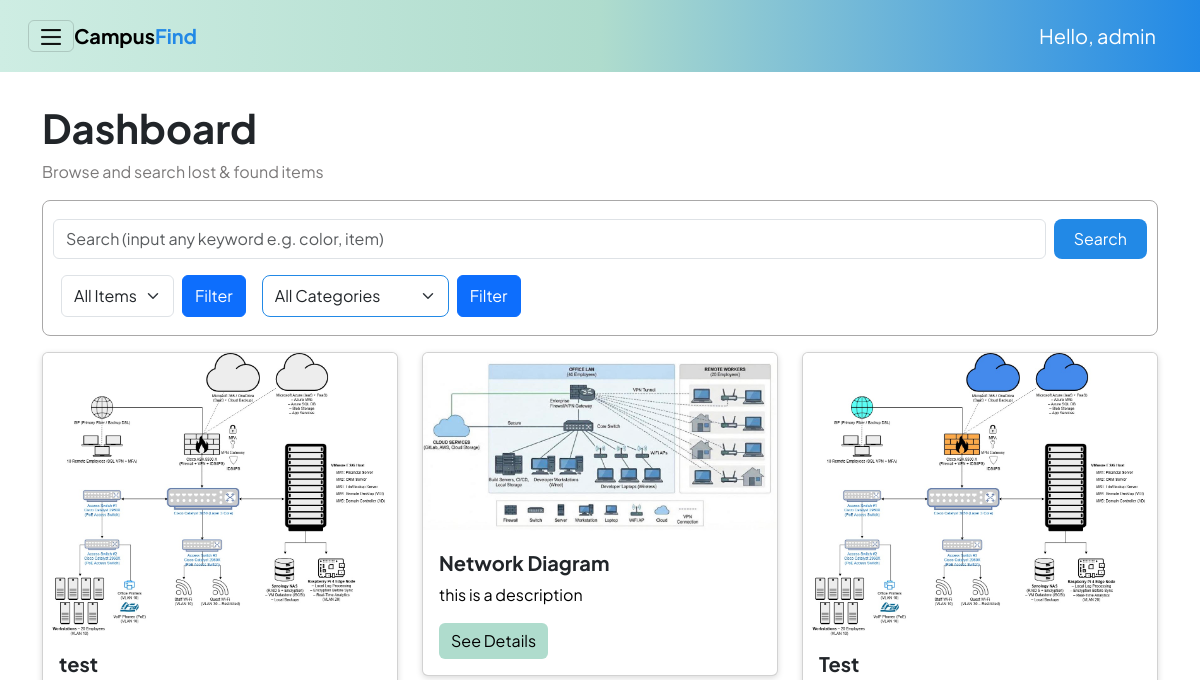
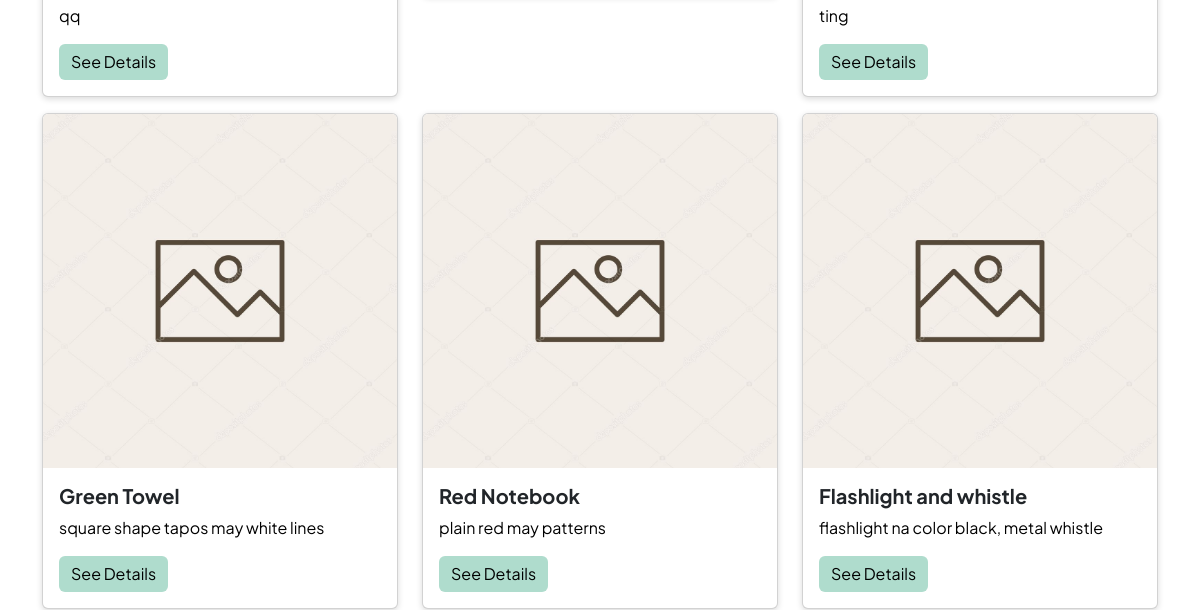
Before: /interfaces/users/dashboard_user.php (signed in, upper part) with the older database file (2 pictures, top to bottom).
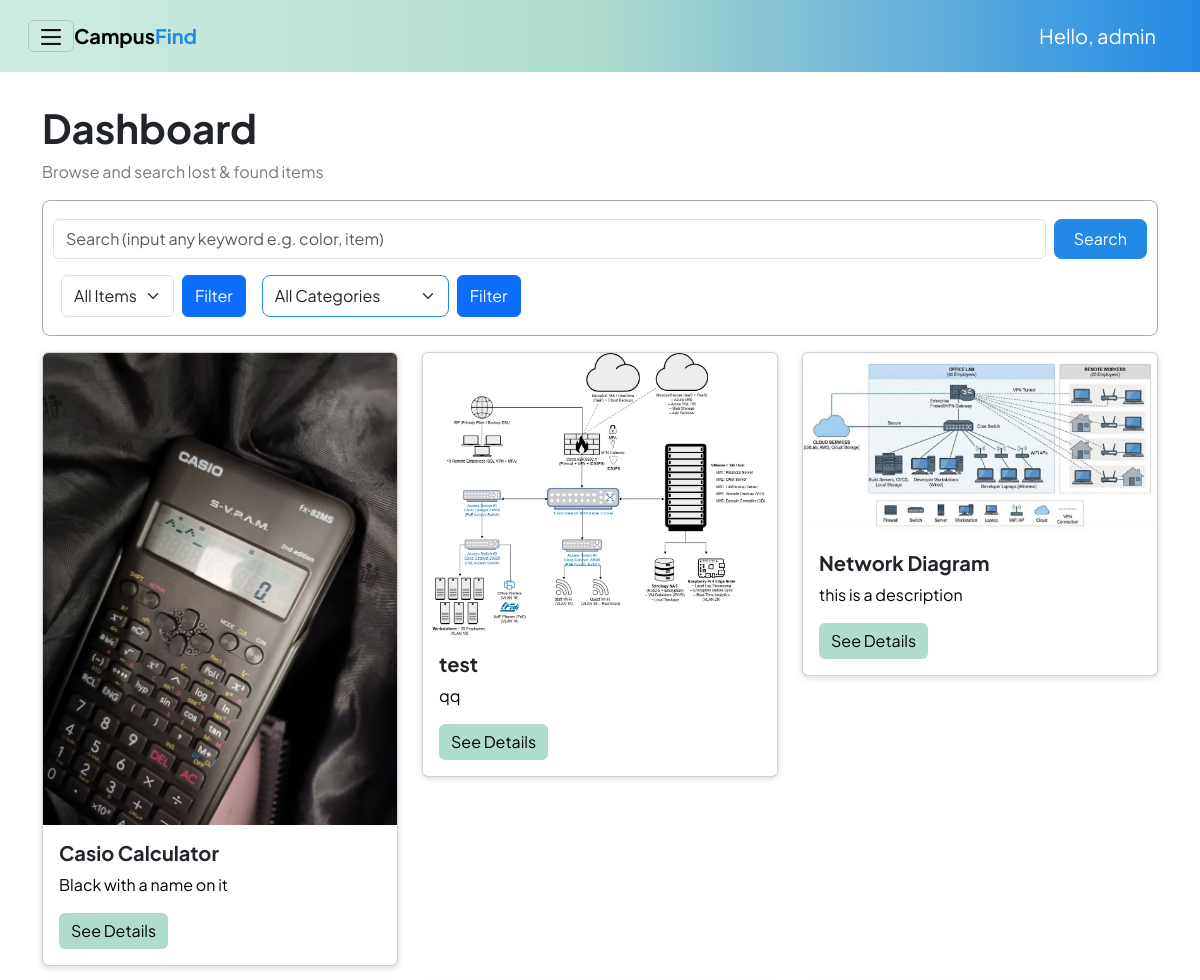
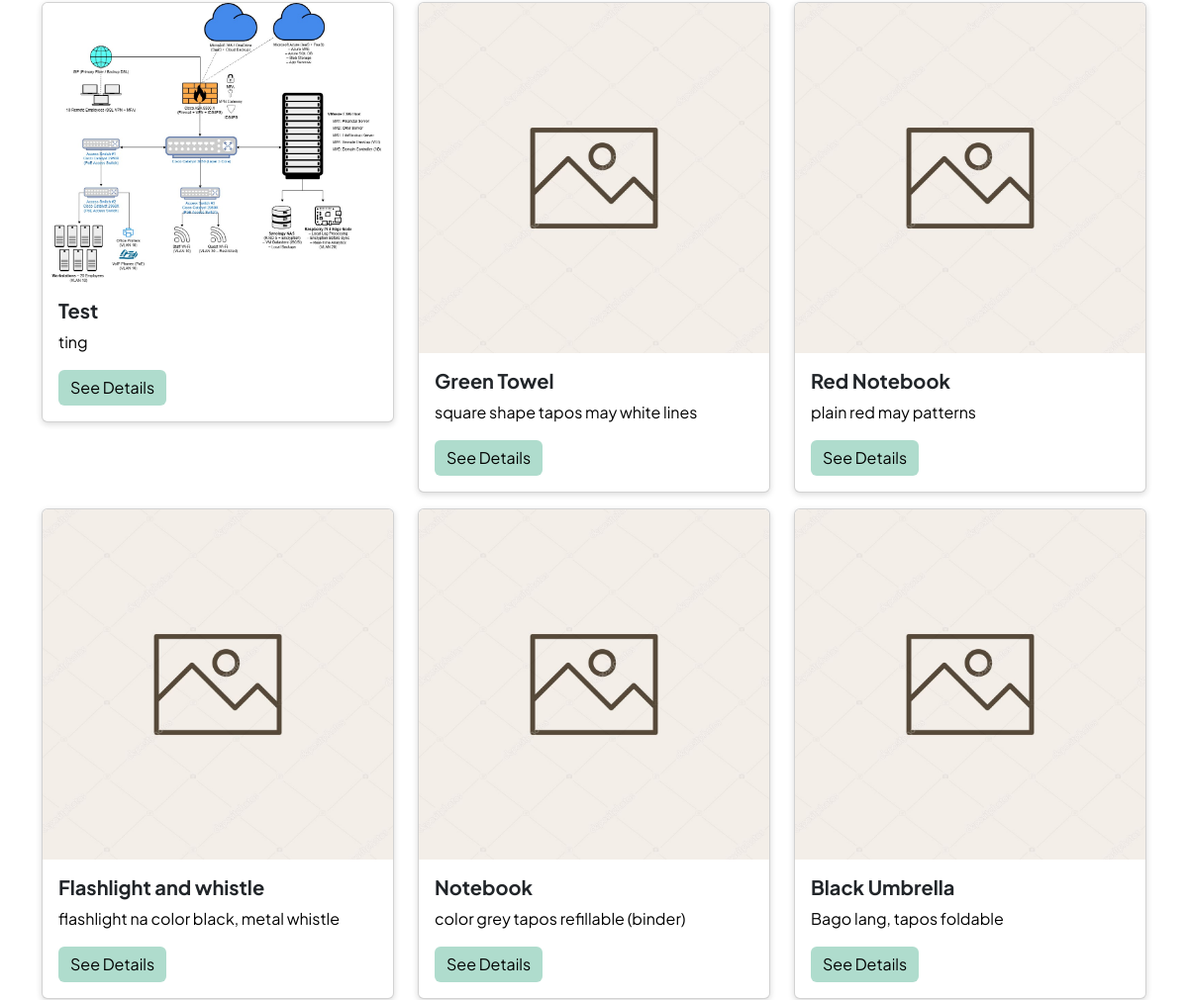
After: the same page with the newer database file (2 pictures, top to bottom).
### tables this page shows
CREATE TABLE items (
        id INTEGER PRIMARY KEY AUTOINCREMENT,
        user_id INTEGER NOT NULL,
        title TEXT NOT NULL,
        description TEXT,
        item_status TEXT NOT NULL,     -- 'lost' or 'found'
        category_id INTEGER,
        location_lost TEXT,
        location_found TEXT,
        date_lost_or_found DATE,
        current_location TEXT,
        image_path TEXT,
        created_at DATETIME DEFAULT CURRENT_TIMESTAMP,
        -- updated_at DATETIME DEFAULT CURRENT_TIMESTAMP,
        claimed_by_user_id INTEGER,
        claimed_at DATETIME,

        FOREIGN KEY (user_id) REFERENCES users(id) ON DELETE CASCADE,
        FOREIGN KEY (claimed_by_user_id) REFERENCES users(id) ON DELETE SET NULL,
        FOREIGN KEY (category_id) REFERENCES categories(id)
    );

### interfaces/users/dashboard_user.php (the view, shortened to what this page needs)
<?php
$admin = $_SESSION["user"];
$db = get_db();
$sql = "SELECT * FROM items";
$sql .= " ORDER BY id DESC";
?>
<!DOCTYPE html>
<html lang="en">
<head>
    <link rel="stylesheet" href="../../reusable/header.css">
    <link rel="stylesheet" href="../../reusable/cards.css">
    <link href="https://cdn.jsdelivr.net/npm/bootstrap@5.3.8/dist/css/bootstrap.min.css" rel="stylesheet">
</head>
<body class="m-0 border-0 bd-example">
<nav class="navbar p-3 sticky-top">
    <div class="container-fluid">
        <button class="navbar-toggler" type="button" data-bs-toggle="offcanvas"
                data-bs-target="#offcanvasWithBothOptions" aria-controls="offcanvasWithBothOptions"
                aria-expanded="false" aria-label="Toggle navigation">
            <img src="/assets/hamburger.png" alt="hamburger icon" width="20px" height="20px">
        </button>
        <strong><a class="navbar-brand me-auto" href="#">Campus<span class = "find">Find</a></strong>
        <a class="navbar-brand ms-auto text-white" href="#">Hello, <?php echo htmlspecialchars($admin["username"]); ?></a>
    </div>
</nav>
<div class="container my-3">
        <section class = "heroSection pt-3">
            <h1><strong>Dashboard</strong></h1>
            <p class = "subtext">Browse and search lost & found items</p>
        </section>
        <div class="search-filter-container my-2">
            <form class="d-flex py-2 w-100" method="GET">
                <input
                    class="form-control me-2"
                    type="search"
                    name="search"
                    placeholder="Search (input any keyword e.g. color, item)"
                    value="<?php echo htmlspecialchars($_GET['search'] ?? ''); ?>"
                />
                <button class="btn searchBtn" type="submit">Search</button>
            </form>
            <form method="GET" class="d-flex">
                <select name="item_status" class="form-select m-2 me-auto">
                    <option value="">All Items</option>
                </select>
                <button type="submit" class="btn btn-primary m-2">Filter</button>
            </form>
            <form method="GET" class="d-flex">
                <select id="filterCategory" name="category_id" class="form-select m-2 me-auto">
                    <option value="">All Categories</option>
                </select>
                <button type="submit" class="btn btn-primary m-2">Filter</button>
            </form>
        </div>
        <?php
        $result = $db->query($sql);
        $items = [];
        while ($row = $result->fetchArray(SQLITE3_ASSOC)) {
            $items[] = $row;
        } ?>
        <div class="row">
            <?php if (empty($items)): ?>
                <p>No items found.</p>
            <?php else: ?>
                <?php foreach ($items as $it): ?>
                    <div class="col-md-4">
                        <div class="card my-2">
                            <?php if(!empty($it['image_path'])): ?>
                                <img src="../../<?php echo htmlspecialchars($it['image_path']); ?>" class="card-img-top" alt="Item image">
                            <?php else: ?>
                                <img src="/assets/image.png" class="card-img-top" alt="Default image">
                            <?php endif; ?>
                            <div class="card-body">
                                <h5 class="card-title"><strong><?php echo htmlspecialchars($it["title"]); ?></strong></h5>
                                <p class="card-text"><?php echo htmlspecialchars($it["description"]); ?></p>
                                <button id = "seeDetails" type="button" class="btn btn-primary" data-bs-toggle="modal" data-bs-target="#modal-<?php echo $it['id']; ?>">
                                    See Details
                                </button>
                            </div>
                        </div>
                    </div>
                <?php endforeach; ?>
            <?php endif; ?>
        </div>
</div>
</body>
</html>

### reusable/header.css (style rules this page uses)
:root { --color-primary-gradient: linear-gradient(to right, #ceede3,#afdccd, #2289e6); --blue-primary: #2289e6; --button: #afdccd; --button-hover: #ceede3; --bg: #f8f8f8; --gray-text: #7b7979; --lost-color: #ff0000; --found-color: #2289e6; --claimed-color: #558d57; --pending-color: #ffa629; }
* { font-family: "Plus Jakarta Sans", sans-serif; }
.navbar-brand { font-size: 20px !important; }
.find { color: var(--blue-primary); }
nav { background: var(--color-primary-gradient); }
button.searchBtn { background-color: var(--blue-primary) !important; color: white; border: none; padding: 8px 20px; border-radius: 8px; }
.search-filter-container { border: 1px solid #a9a8a8; border-radius: 8px; padding: 10px; }
#filterStatus, #filterCategory { border-color: var(--blue-primary); padding: 8px 12px !important; border-radius: 8px; cursor: pointer; }
#seeDetails { color: black; background-color: var(--button); border: none; }
.subtext { color: var(--gray-text); }
.search-filter-container { display: flex; flex-wrap: wrap; }
.form-select option { background-color: var(--bg) !important; border-radius: 8px !important; }

### reusable/cards.css (style rules this page uses)
:root { --color-primary: #2289e6; --color-ui-accent: #afdccd; --color-ui-surface: #f8f8f8; --gray-text: #7b7979; --lost-color: #ff0000; --found-color: #2289e6; --claimed-color: #558d57; --pending-color: #ffa629; }
.card { display: flex !important; flex-direction: row !important; height: auto !important; width: auto !important; overflow: hidden !important; transition: box-shadow 0.3s ease; box-shadow: 0 2px 6px rgba(0,0,0,0.15); }
.card img { height: 100%; width: 150px; object-fit: cover; }
.card-text { color: black; }
@media (min-width: 768px) { .card { display: block !important; width: 100% !important; } }
@media (min-width: 768px) { .card img { width: 100%; height: 100%; object-fit: cover; } }

Changed rows visible on the page:
added items: image_path (picture), title "Casio Calculator", description "Black with a name on it"
now on this page (row unchanged): items: title "Notebook", description "color grey tapos refillable (binder)"
now on this page (row unchanged): items: title "Black Umbrella", description "Bago lang, tapos foldable"
